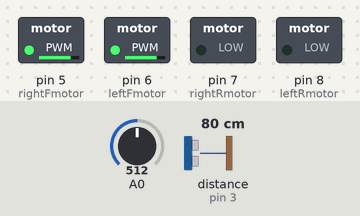
Simulated run of this sketch. Board: Arduino Leonardo, built with avr-gcc and run on an emulated ATmega32U4. On the bench: switched loads named in the sketch (green lamp = pin HIGH). Wiring (inferred from the names in the program): ultrasonic range finder: trigger pin 3; echo pin 3. The test bench sets the inputs (shaded band); at power-on: distance to the obstacle (sensor on pin 3) 80 cm, A0 = 512. The echo pulse lasts 58.3 µs per cm; what the sketch prints to the serial monitor is not drawn.

Above: at 1.2 s.
1.3 s: distance to the obstacle (sensor on pin 3) set to 7 cm
2.8 s: distance to the obstacle (sensor on pin 3) set to 4 cm
At 3.9 s:
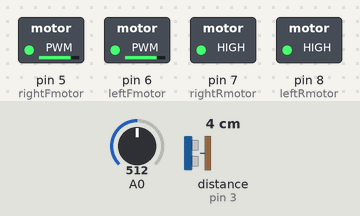
Timing chart, 0 to 5.8 s (numbered marks = the images above; inputs shaded):
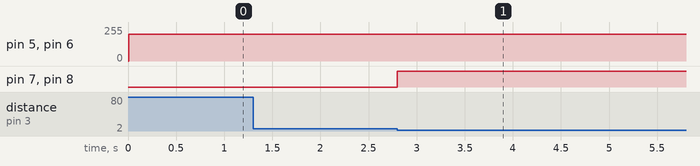

Measured:
- the behaviour switches between 6 and 5 cm on distance to the obstacle (sensor on pin 3) (found by bisection; images 0 and 1)
- after the input at 2.8 s, pin 7 (rightRmotor), pin 8 (leftRmotor): LOW → HIGH at once

The sketch:

automove1.0.ino
```cpp
/*
091513	Configure Ultrasonic Sensor
*/

#define leftFmotor 6 //M1 Speed Control
#define rightFmotor 5 //M2 Speed Control
#define leftRmotor 8 //M1 Direction Control
#define rightRmotor 7 //M2 Direction Control
#define distancesensorPin 3
int leftmotorSpeed=200;
int rightmotorSpeed=200;
long count = 0;
int rawsensorData = 0;
int sensorData1= 0;
int sensorData0 = 0;
boolean movingForward=false;
boolean crash=false;
int crashzone=5; //Value in centimiters

void setup()
{
	Serial.begin(9600);
	pinMode(distancesensorPin, OUTPUT);
	for(int i=5; i<=8; i++) {
		pinMode(i, OUTPUT);
	}
}

int getDistance()
{
	int distance;
	unsigned long pulse =0;

	pinMode(distancesensorPin, OUTPUT);
	digitalWrite(distancesensorPin, LOW);
	delayMicroseconds(5);

	digitalWrite(distancesensorPin, HIGH);
	delayMicroseconds(5);
	digitalWrite(distancesensorPin, LOW);

	pinMode(distancesensorPin, INPUT);
	pulse=pulseIn(distancesensorPin, HIGH);
	pulse=pulse/2;
	distance = int(pulse/29);
	return distance;
}

void stop()
{
	digitalWrite(leftFmotor, LOW);
        digitalWrite(rightFmotor, LOW);
        digitalWrite(leftRmotor, LOW);
        digitalWrite(rightRmotor, LOW);
}

void forward()
{
	int dist =0;
	dist=getDistance();
	if(dist < crashzone) {
		crash=true;
	}
	if(crash == false) {
		analogWrite(leftFmotor, leftmotorSpeed);
		analogWrite(rightFmotor, rightmotorSpeed);
		digitalWrite(leftRmotor, LOW);
		digitalWrite(rightRmotor, LOW);
	}
	if(crash == true) {
		reverse();
	}
}

void reverse()
{
    analogWrite(leftFmotor, leftmotorSpeed);
    analogWrite(rightFmotor, rightmotorSpeed);
    digitalWrite(leftRmotor, HIGH);
    digitalWrite(rightRmotor, HIGH);
}

void encoderCount()
{
	rawsensorData=analogRead(0);
	if(rawsensorData < 600 && digitalRead(leftRmotor) == LOW && digitalRead(rightRmotor) == LOW) {
            movingForward=true;
            sensorData1 = 1;
    }
    else if(rawsensorData < 600 && digitalRead(leftRmotor) == HIGH && digitalRead(rightRmotor) == HIGH) {
            movingForward=false;
            sensorData1 = 1;
    }
    else {
    		sensorData1 = 0;
    }

    if(sensorData1 != sensorData0 && movingForward == true) {
            count ++;
    }
    else if (sensorData1 != sensorData0 && movingForward == false) {
      		count --;
    }
    sensorData0 = sensorData1;
    Serial.println(count);
}

void loop()
{
	encoderCount();
	forward();
}
```
